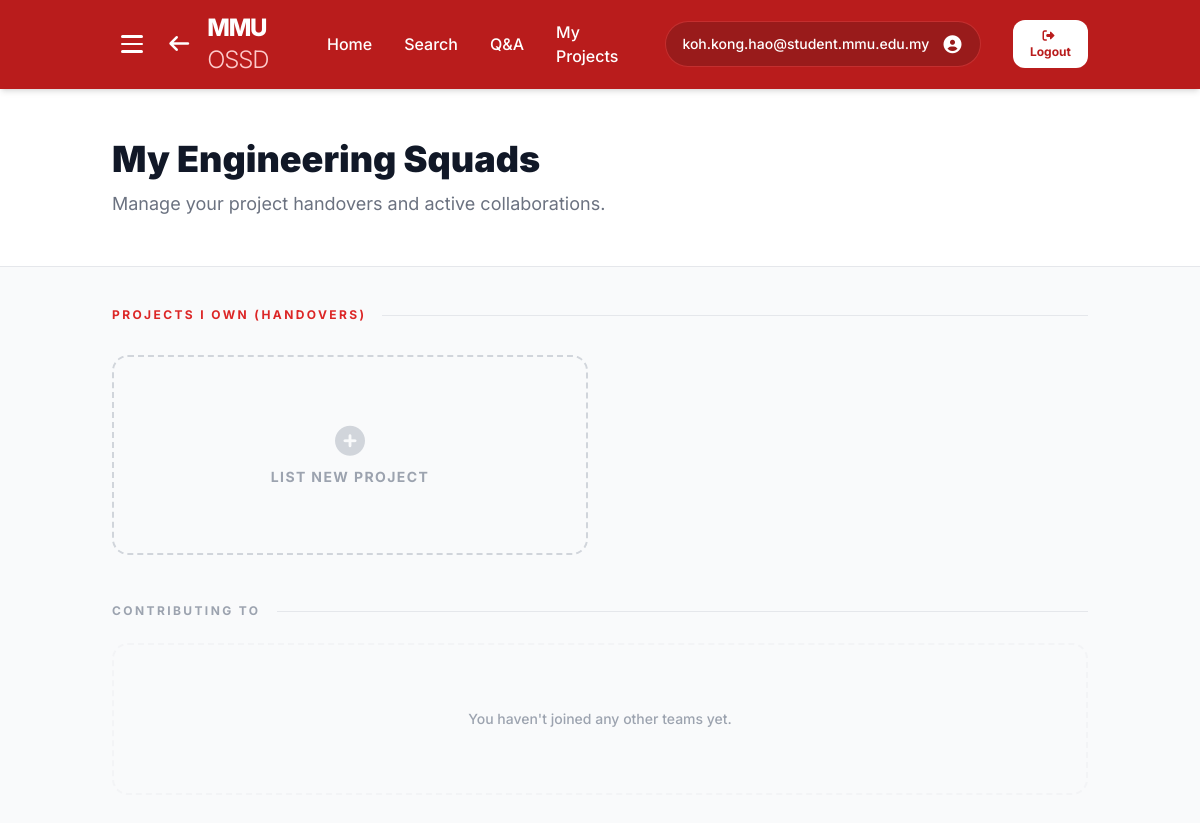
Page /my_projects (signed in) on the earlier database version.
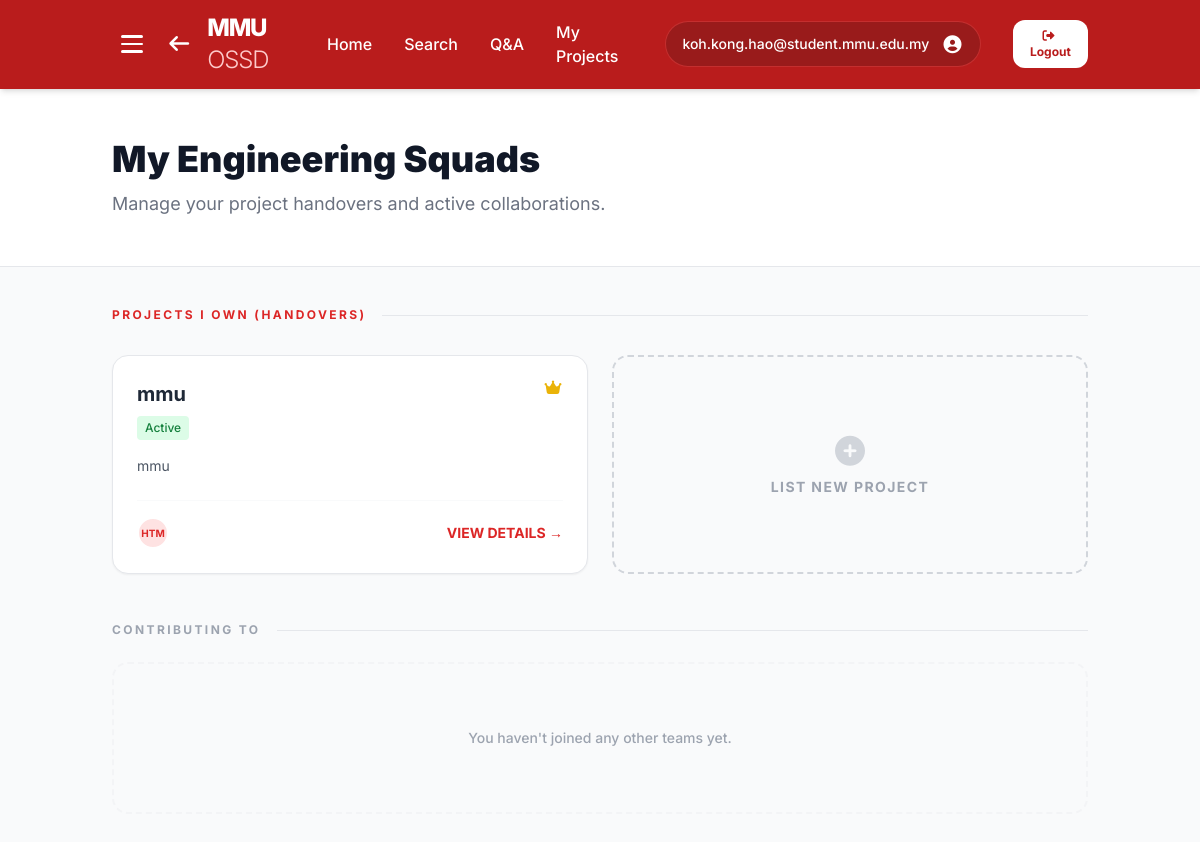
Same page on the later database version.
### website/models.py (models this page shows)
class User(db.Model):
    __tablename__ = 'users'
    id = db.Column(db.Integer, primary_key=True, autoincrement=True)
    email = db.Column(db.String(255), unique=True, nullable=False)
    password_hash = db.Column(db.String(255))
    name = db.Column(db.String(255), nullable=False, default='MMU Student')
    faculty = db.Column(db.String(255), nullable=False, default='Faculty of Computing & Informatics')
    bio = db.Column(db.Text, default='')
    avatar_path = db.Column(db.String(255), default='')
    interests = db.Column(db.Text, default='')  # Comma-separated project interests
    rank = db.Column(db.Integer, nullable=False, default=0)
    karma = db.Column(db.Integer, nullable=False, default=0)
    created_at = db.Column(db.DateTime, nullable=False, default=datetime.utcnow)
    is_verified = db.Column(db.Boolean, default=False)
    otp = db.Column(db.String(6), nullable=True)
    skills = db.relationship('Skill', backref='user', lazy=True, cascade='all, delete-orphan')
    badges = db.relationship('Badge', backref='user', lazy=True, cascade='all, delete-orphan')
    comments = db.relationship('Comment', backref='user', lazy=True, cascade='all, delete-orphan')
    projects = db.relationship('Project', backref='user', lazy=True, cascade='all, delete-orphan')
    suggestions = db.relationship('Suggestion', backref='user', lazy=True, cascade='all, delete-orphan')
    questions = db.relationship('Question', backref='author', lazy=True, cascade='all, delete-orphan')
    question_likes = db.relationship('QuestionLike', backref='user', lazy=True, cascade='all, delete-orphan')
    question_favorites = db.relationship('QuestionFavorite', backref='user', lazy=True, cascade='all, delete-orphan')
    question_comments = db.relationship('QuestionComment', backref='user', lazy=True, cascade='all, delete-orphan')

class Project(db.Model):
    __tablename__ = 'projects'
    id = db.Column(db.Integer, primary_key=True, autoincrement=True)
    user_id = db.Column(db.Integer, db.ForeignKey('users.id', ondelete='CASCADE'), nullable=False)
    project_name = db.Column(db.String(255), nullable=False)
    description = db.Column(db.Text, default='')
    status = db.Column(db.String(50), nullable=False, default='Active')
    repo_url = db.Column(db.String(255), default='')
    languages = db.Column(db.String(255), default='')
    roles_needed = db.Column(db.String(255), default='')
    contributors = db.Column(db.String(50), default='1')
    created_at = db.Column(db.DateTime, nullable=False, default=datetime.utcnow)
    images = db.relationship('ProjectImage', backref='project', lazy=True, cascade='all, delete-orphan')
    suggestions = db.relationship('Suggestion', backref='project', lazy=True, cascade='all, delete-orphan')
    members = db.relationship('User', secondary=project_members, lazy='subquery',
        backref=db.backref('joined_projects', lazy=True))

### website/views.py (the view)
@views.route('/my_projects')
def my_projects():
    current_user = get_current_user()
    if not current_user or 'user_email' not in session:
        flash("Please login to view your projects.", "error")
        return redirect(url_for('views.login'))
    own_projects = Project.query.filter_by(user_id=current_user.id).order_by(Project.created_at.desc()).all()
    joined_projects = current_user.joined_projects
    return render_template("My_Projects.html", own_projects=own_projects, joined_projects=joined_projects)

### website/views.py (called while the page is built)
def get_current_user():
    email = session.get('user_email', 'student@mmu.edu.my')
    user = User.query.filter_by(email=email).first()
    return user

### website/templates/My_Projects.html (shortened to what this page needs)
<!DOCTYPE html>
<html lang="en">
<head>
    <script src="https://cdn.tailwindcss.com"></script>
    <link href="https://cdnjs.cloudflare.com/ajax/libs/font-awesome/7.0.1/css/all.min.css" rel="stylesheet">
</head>
<body class="bg-gray-50 text-gray-900">
<nav class="bg-red-700 text-white shadow-md sticky top-0 z-50">
    <div class="container mx-auto px-6 py-3 flex items-center justify-between">
        <div class="flex items-center gap-4">
            <button id="menu-btn" class="hamburger" aria-label="Toggle menu" aria-expanded="false">
                <span class="bar"></span>
                <span class="bar"></span>
                <span class="bar"></span>
            </button>
            <a href="{{ url_for('views.home') }}" class="hover:opacity-80 transition flex items-center gap-4">
                <i class="fas fa-arrow-left text-xl"></i>
                <h1 class="text-2xl font-extrabold tracking-tighter">
                    MMU <span class="font-light text-red-200">OSSD</span>
                </h1>
            </a>
        </div>
        <div class="hidden md:flex space-x-8 items-center font-medium">
            <a href="{{ url_for('views.home') }}" class="hover:text-red-200 transition">Home</a>
            <a href="{{ url_for('views.search') }}" class="hover:text-red-200 transition">Search</a>
            <a href="{{ url_for('views.qna_page') }}" class="hover:text-red-200 transition">Q&A</a>
            <a href="{{ url_for('views.my_projects') }}" class="hover:text-red-200 transition">My Projects</a>
            <a href="{{ url_for('views.profile') }}" class="bg-red-800 px-4 py-2 rounded-full flex items-center space-x-3 border border-red-500/50 cursor-pointer hover:bg-red-900 transition">
                <span id="nav-email" class="text-sm">{{ session.get('user_email', 'Guest') }}</span>
                <i class="fas fa-user-circle text-lg"></i>
            </a>
            <button id="logout-btn"
                class="bg-white text-red-700 hover:bg-red-50 text-xs font-bold px-3 py-2 rounded-xl transition">
                <i class="fas fa-sign-out-alt mr-1"></i>Logout
            </button>
        </div>
    </div>
</nav>
<header class="bg-white border-b py-12">
    <div class="container mx-auto px-6">
        <h2 class="text-4xl font-black text-gray-900 leading-tight">My Engineering Squads</h2>
        <p class="text-gray-500 mt-2 text-lg">Manage your project handovers and active collaborations.</p>
    </div>
</header>
<main class="container mx-auto px-6 py-10">
    <section class="mb-12">
        <div class="flex items-center mb-8">
            <h3 class="text-xs font-bold text-red-600 uppercase tracking-[0.2em] whitespace-nowrap">
                Projects I Own (Handovers)
            </h3>
            <div class="h-px bg-gray-200 flex-grow ml-4"></div>
        </div>
        <div class="grid grid-cols-1 md:grid-cols-2 gap-6">
            {% for project in own_projects %}
            <div class="bg-white p-6 rounded-2xl border border-gray-200 shadow-sm hover:shadow-md transition flex flex-col">
                <div class="flex justify-between items-start mb-4">
                    <div>
                        <h4 class="text-xl font-bold text-gray-800">{{ project.project_name }}</h4>
                        <span class="text-xs font-medium bg-green-100 text-green-700 px-2 py-1 rounded mt-2 inline-block">{{ project.status }}</span>
                    </div>
                    <i class="fas fa-crown text-yellow-500" title="Project Lead"></i>
                </div>
                <p class="text-gray-600 text-sm mb-6 flex-grow">{{ project.description }}</p>
                <div class="flex items-center justify-between pt-4 border-t border-gray-50 mt-auto">
                    <div class="flex -space-x-2">
                        <div class="w-8 h-8 rounded-full bg-red-100 border-2 border-white flex items-center justify-center text-[10px] font-bold text-red-600">
                            {{ project.languages.split(',')[0][:3] | upper if project.languages else 'N/A' }}
                        </div>
                    </div>
                    <a href="{{ url_for('views.project_page', project_id=project.id) }}" class="text-sm font-bold text-red-600 hover:text-red-700">
                        VIEW DETAILS →
                    </a>
                </div>
            </div>
            {% endfor %}
            <a href="{{ url_for('views.list_project') }}" class="border-2 border-dashed border-gray-300 rounded-2xl flex flex-col items-center justify-center p-6 hover:border-red-400 hover:bg-red-50 transition group min-h-[200px]">
                <i class="fas fa-plus-circle text-3xl text-gray-300 group-hover:text-red-500 mb-2"></i>
                <span class="font-bold text-gray-400 group-hover:text-red-600 text-sm uppercase tracking-widest">List New Project</span>
            </a>
        </div>
    </section>
    <section class="mt-12">
        <div class="flex items-center mb-6">
            <h3 class="text-xs font-bold text-gray-400 uppercase tracking-[0.2em]">
                Contributing To
            </h3>
            <div class="h-px bg-gray-200 flex-grow ml-4"></div>
        </div>
        <div class="grid grid-cols-1 md:grid-cols-2 lg:grid-cols-3 gap-6">
            {% if joined_projects and joined_projects|length > 0 %}
                {% for project in joined_projects %}
                <div class="bg-white p-6 rounded-2xl border border-gray-100 shadow-sm hover:shadow-md transition flex flex-col justify-between h-full">
                    <div>
                        <h4 class="text-lg font-bold text-gray-900 mb-1">{{ project.project_name }}</h4>
                        <p class="text-xs text-gray-500 mb-4">Led by: @{{ project.user.name }}</p>
                        <div class="flex flex-wrap gap-2 mb-6">
                            {% if project.languages %}
                                {% for lang in project.languages.split(',') %}
                                <span class="text-[10px] font-bold bg-blue-50 text-blue-600 px-2 py-1 rounded uppercase">
                                    {{ lang.strip() }}
                                </span>
                                {% endfor %}
                            {% else %}
                                <span class="text-[10px] font-bold bg-gray-50 text-gray-500 px-2 py-1 rounded uppercase">
                                    N/A
                                </span>
                            {% endif %}
                        </div>
                    </div>
                    <a href="{{ url_for('views.project_page', project_id=project.id) }}" class="block w-full text-center bg-gray-50 text-gray-700 hover:bg-gray-100 py-3 rounded-xl text-xs font-bold transition mt-auto">
                        VIEW PROJECT
                    </a>
                </div>
                {% endfor %}
            {% else %}
                <div class="col-span-full py-16 text-center text-gray-400 text-sm font-medium border-2 border-dashed border-gray-100 rounded-2xl bg-gray-50/50">
                    You haven't joined any other teams yet.
                </div>
            {% endif %}
        </div>
    </section>
</main>
</body>
</html>

### website/templates/My_Projects.html (style rules this page uses)
body { font-family: 'Inter', sans-serif; }
.hamburger { display: flex; flex-direction: column; justify-content: center; align-items: center; width: 40px; height: 40px; cursor: pointer; border: none; background: transparent; border-radius: 8px; padding: 6px; gap: 5px; transition: background 0.2s ease; position: relative; }
.hamburger .bar { display: block; width: 22px; height: 2.5px; border-radius: 99px; background: #fff; transition: transform 0.35s cubic-bezier(0.23, 1, 0.32, 1), opacity 0.25s ease, width 0.3s ease; transform-origin: center; }

Differences in the rows shown:
added Project: project_name "mmu", status "Active", description "mmu", languages "HTM"
